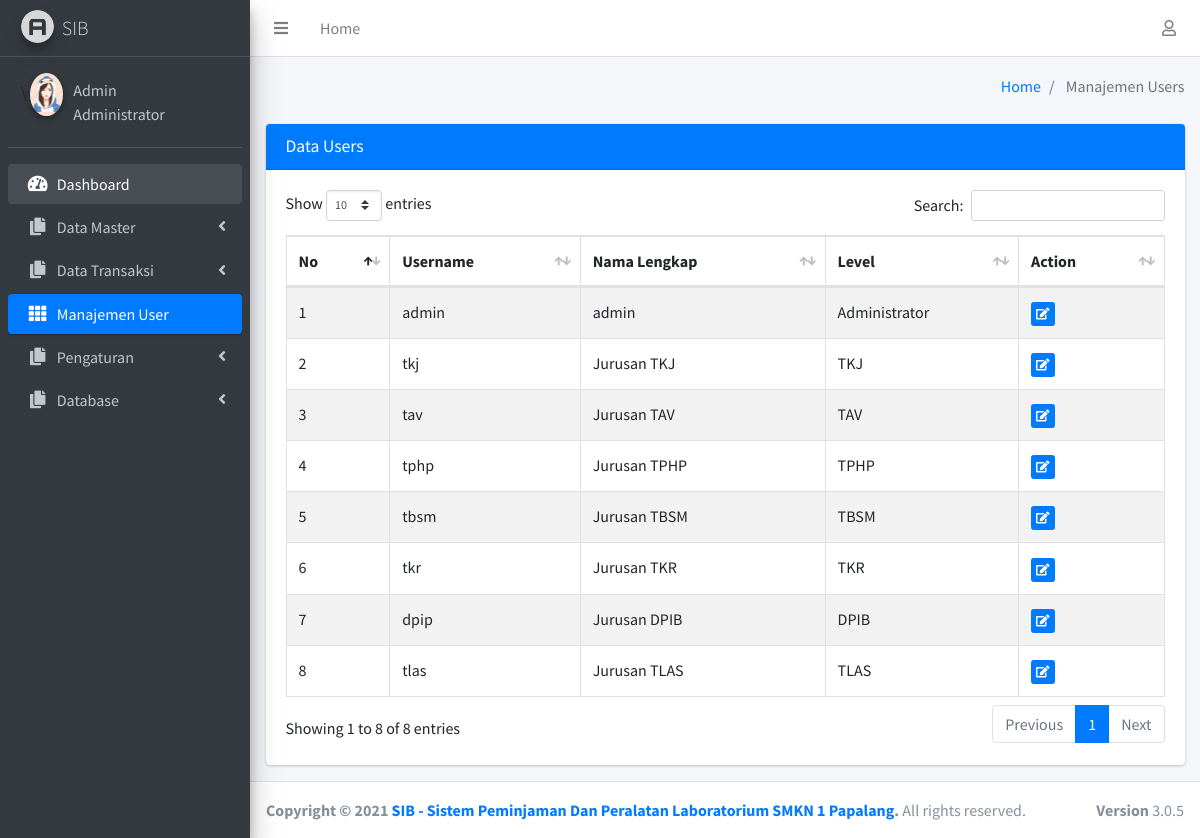
/dashboard/users (signed in), run on the app's committed database.
### tables this page shows
CREATE TABLE `user` (
  `user_id` int(20) NOT NULL,
  `username` varchar(100) NOT NULL,
  `password` varchar(100) NOT NULL,
  `nama_lengkap` varchar(100) NOT NULL,
  `level` enum('Administrator','Sapras','TKJ','TAV','TPHP','TBSM','TKR','TLAS','DPIB','GURU') NOT NULL,
  `gambar` varchar(100) NOT NULL
);

### dashboard/users.php (the view, shortened to what this page needs)
<?php
include "global_header.php";
$query = $koneksi->query("SELECT * FROM user");
?>
<div class="content">
    <div class="container-fluid">
        <div class="row">
            <div class="col-lg-12">
                <div class="card card-primary">
                    <div class="card-header">
                        <h3 class="card-title">Data Users</h3>
                    </div>
                    <div class="card-body">
                        <table id="example1" class="table table-bordered table-striped">
                            <thead>
                                <tr>
                                    <th>No</th>
                                    <th>Username</th>
                                    <th>Nama Lengkap</th>
                                    <th>Level</th>
                                    <th>Action</th>
                                </tr>
                            </thead>
                            <tbody>
                                <?php
                        $nomor_urut = 1;
                        foreach ($query as $data) : ?>
                                <tr>
                                    <td><?= $nomor_urut; ?></td>
                                    <td><?= $data['username']; ?></td>
                                    <td><?= $data['nama_lengkap']; ?></td>
                                    <td><?= $data['level']; ?></td>
                                    <td>
                                        <a href="updateuser?id=<?= $data['user_id'];?>"
                                            class="btn btn-primary btn-xs"><i class="fa fa-edit"></i></a>
                                    </td>
                                </tr>
                                <?php $nomor_urut++; endforeach; ?>
                            </tbody>
                        </table>
                    </div>
                </div>
            </div>
        </div>
    </div>
</div>
</div>
<?php include "global_footer.php"; ?>

### data on the page
user: username "admin", nama_lengkap "admin", level "Administrator"
user: username "tkj", nama_lengkap "Jurusan TKJ", level "TKJ"
user: username "tav", nama_lengkap "Jurusan TAV", level "TAV"
user: username "tphp", nama_lengkap "Jurusan TPHP", level "TPHP"
user: username "tbsm", nama_lengkap "Jurusan TBSM", level "TBSM"
user: username "tkr", nama_lengkap "Jurusan TKR", level "TKR"
user: username "dpip", nama_lengkap "Jurusan DPIB", level "DPIB"
user: username "tlas", nama_lengkap "Jurusan TLAS", level "TLAS"

### other printed values
$_SESSION['nama_lengkap'] "Admin"
$_SESSION['level'] "Administrator"
$halaman "Manajemen Users"
